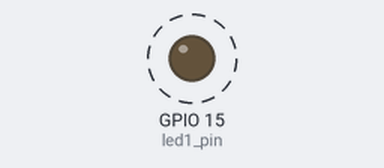
Simulated run of this sketch. Board: ESP32. On the bench: output pins drawn as LEDs (lit = HIGH). Dashed ring = blinking.

Above: at 0.2 s.
Timing chart, 0 to 3.0 s (numbered marks = the images above):
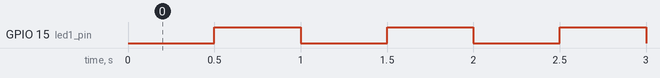

Measured:
- by itself, GPIO 15 (led1_pin): alternates HIGH for 0.50 s and LOW for 0.50 s

The sketch:

main.ino
```cpp
/* 深圳市普中科技有限公司（PRECHIN 普中）
   技术支持：www.prechin.net
 *
 * 实验名称：定时器中断实验
 *
 * 接线说明：LED模块-->ESP32 IO
 *         (D1)-->(15)
 *
 * 实验现象：程序下载成功后，D1指示灯间隔0.5s状态翻转
 *
 * 注意事项：
 *
 */

#include "public.h"
#include "led.h"
#include "time.h"


//定义全局变量


void setup() {
  led_init();
  time0_init(500000);//定时500ms

}

void loop() {

}
```

led.cpp
```cpp
#include "led.h"

//led初始化
void led_init(void)
{
  pinMode(led1_pin, OUTPUT);//设置引脚为输出模式
}
```

led.h
```cpp
#ifndef _led_H
#define _led_H

#include "public.h"

//LED管脚定义
#define led1_pin  15

//函数声明
void led_init(void);

#endif
```

public.h
```cpp
#ifndef _public_H
#define _public_H

#include "Arduino.h"

//类型重定义
typedef unsigned char u8;
typedef unsigned int u16;
typedef unsigned long u32;

#endif
```

time.cpp
```cpp
#include "time.h"
#include "led.h"

hw_timer_t *timer0 = NULL;

//定时器初始化
//per：定时时间，单位us
void time0_init(u32 per)
{
  /* timerBegin：初始化定时器指针
    第一个参数：设置定时器0（一共有四个定时器0、1、2、3）
    第二个参数：80分频（设置APB时钟，ESP32主频80MHz），80则时间单位为1Mhz即1us，1000000us即1s。
    第三个参数：计数方式，true向上计数 false向下计数
 */
  timer0 = timerBegin(0, 80, true);
  /* timerAlarmWrite：配置报警计数器保护值（就是设置时间）
     第一个参数：指向已初始化定时器的指针
     第二个参数：定时时间，这里为500000us  意思为0.5s进入一次中断
     第三个参数：是否重载，false定时器中断触发一次  true：死循环
  */
  timerAlarmWrite(timer0, per, true);
  /* timerAttachInterrupt：绑定定时器
     第一个参数：指向已初始化定时器的指针
     第二个参数：中断服务器函数
     第三个参数：true边沿触发，false电平触发
  */
  timerAttachInterrupt(timer0, &time0_isr, true);
  timerAlarmEnable(timer0);//启用定时器
  //timerDetachInterrupt(timer0);//关闭定时器

}

//定时器中断函数
void time0_isr(void)
{
  static u8 led_sta=0;
  led_sta=!led_sta;
  digitalWrite(led1_pin,led_sta);
}
```

time.h
```cpp
#ifndef _time_H
#define _time_H

#include "public.h"

//变量声明
extern hw_timer_t *timer0;

//函数声明
void time0_init(u32 per);
void time0_isr(void);

#endif
```
